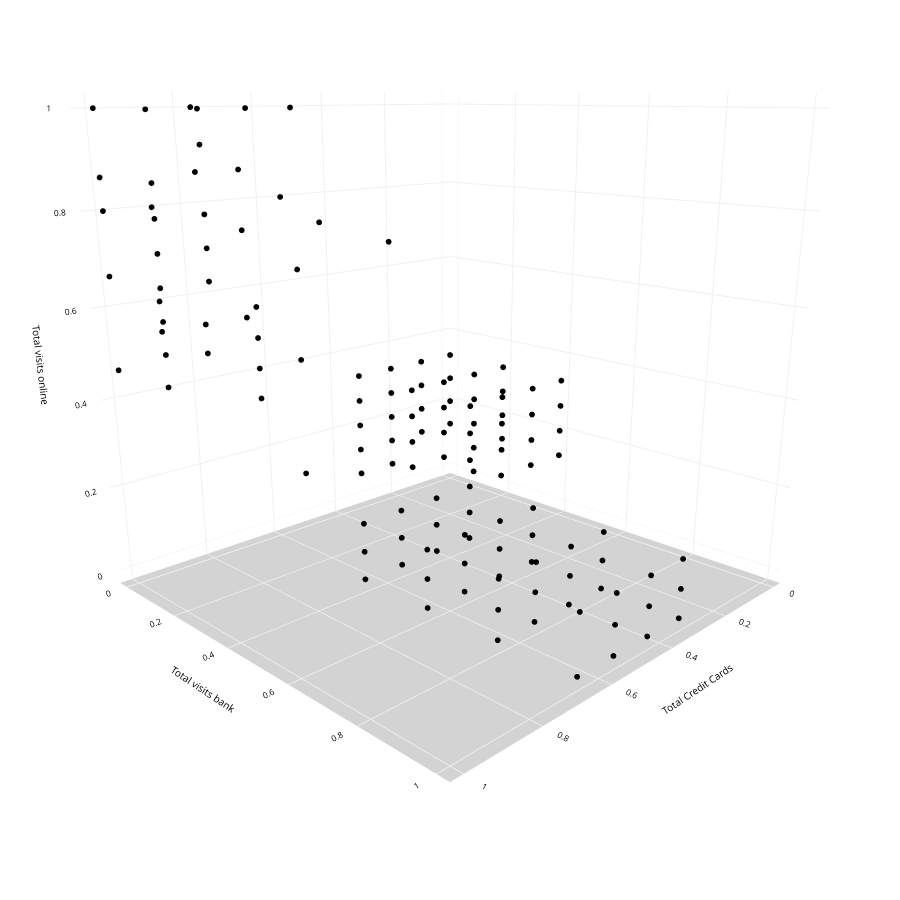

Source (notebook cell):
### Code cell
# Create a 3D scatter plot
fig = px.scatter_3d(df_bank, x = df_testing_normalized["Total_Credit_Cards"], y = df_testing_normalized["Total_visits_bank"], z = df_testing_normalized["Total_visits_online"], opacity=1, color_discrete_sequence=['black'], height=900, width=900)

# Update chart looks
fig.update_layout(#title_text="Scatter 3D Plot",
                  scene_camera=dict(up=dict(x=0, y=0, z=1), 
                                        center=dict(x=0, y=0, z=-0.2),
                                        eye=dict(x=1.5, y=1.5, z=0.5)),
                                        margin=dict(l=0, r=0, b=0, t=0),
                  scene = dict(xaxis=dict(backgroundcolor='white',
                                          color='black',
                                          gridcolor='#f0f0f0',
                                          title="Total Credit Cards",
                                          title_font=dict(size=10),
                                          tickfont=dict(size=10),
                                         ),
                               yaxis=dict(backgroundcolor='white',
                                          color='black',
                                          gridcolor='#f0f0f0',
                                          title='Total visits bank',
                                          title_font=dict(size=10),
                                          tickfont=dict(size=10),
                                          ),
                               zaxis=dict(backgroundcolor='lightgrey',
                                          color='black', 
                                          gridcolor='#f0f0f0',
                                          title="Total visits online",
                                          title_font=dict(size=10),
                                          tickfont=dict(size=10),
                                         )))

         
# Update marker size
fig.update_traces(marker=dict(size=2))

fig.show()

### Figure 1 — Plotly figure (JSON) as saved in the notebook; plotly's stock layout.template omitted (floating-point values rounded to 4 significant figures; data arrays with more than 128 entries replaced by an {"elided": "..."} marker saying what was removed)
{"data": [{"hovertemplate": "x=%{x}<br>y=%{y}<br>z=%{z}<extra></extra>", "legendgroup": "", "marker": {"color": "black", "opacity": 1, "size": 2, "symbol": "circle"}, "mode": "markers", "name": "", "scene": "scene", "showlegend": false, "type": "scatter3d", "x": {"elided": "650 float values"}, "y": {"elided": "650 float values"}, "z": {"elided": "650 float values"}}], "layout": {"height": 900, "legend": {"tracegroupgap": 0}, "margin": {"b": 0, "l": 0, "r": 0, "t": 0}, "scene": {"camera": {"center": {"x": 0, "y": 0, "z": -0.2}, "eye": {"x": 1.5, "y": 1.5, "z": 0.5}, "up": {"x": 0, "y": 0, "z": 1}}, "domain": {"x": [0, 1], "y": [0, 1]}, "xaxis": {"backgroundcolor": "white", "color": "black", "gridcolor": "#f0f0f0", "tickfont": {"size": 10}, "title": {"font": {"size": 10}, "text": "Total Credit Cards"}}, "yaxis": {"backgroundcolor": "white", "color": "black", "gridcolor": "#f0f0f0", "tickfont": {"size": 10}, "title": {"font": {"size": 10}, "text": "Total visits bank"}}, "zaxis": {"backgroundcolor": "lightgrey", "color": "black", "gridcolor": "#f0f0f0", "tickfont": {"size": 10}, "title": {"font": {"size": 10}, "text": "Total visits online"}}}, "width": 900}}
